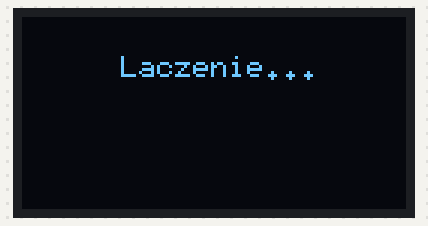
Bench run of a sketch on a simulated ESP32-C3. On the bench: 128×64 one-colour display. WiFi joins after 1.5 s; servers stay silent unless stated; the local clock reads 2024-03-15 10:24:30 at power-on unless the sketch sets it; what the sketch prints to the serial monitor is not drawn.

Above: at 0.1 s.
At 1.6 s:
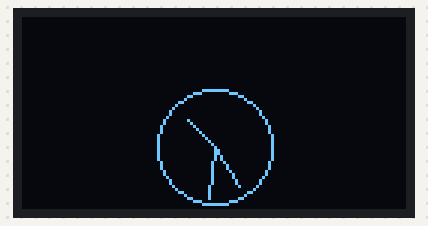
At 10.9 s:
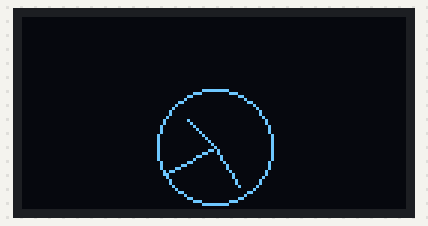
At 20.1 s:
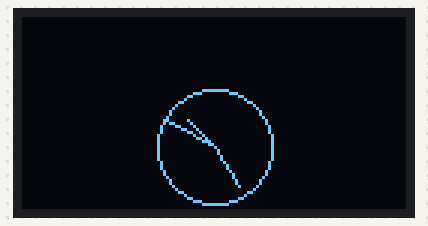
At 29.3 s:
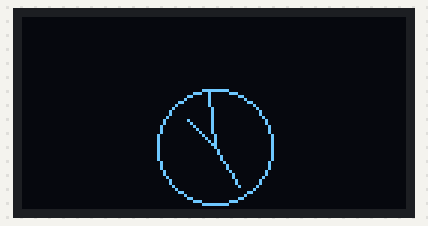
At 38.6 s:
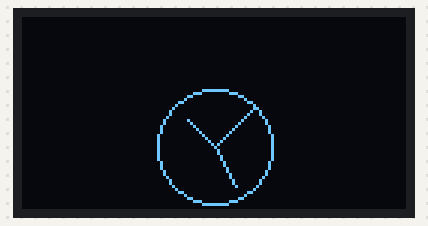

Measured:
- what the display in image 1 shows lasts 1.0 s, from 1.6 s to 2.6 s

The sketch:

zegaroled.ino
```cpp
#include <WiFi.h>
#include <WiFiUdp.h>
#include <time.h>
#include <ArduinoOTA.h>
#include <U8g2lib.h>

// OLED 0.42" – 128x64 bufora, widoczna część 72x40 px u góry
U8G2_SSD1306_128X64_NONAME_F_HW_I2C u8g2(U8G2_R0, U8X8_PIN_NONE, 6, 5);

// Wi-Fi dane
const char* ssid = "ASUS";
const char* password = "2525252525";

// NTP
const char* ntpServer = "pool.ntp.org";
const long gmtOffset_sec = 2 * 3600;  // UTC+2
const int daylightOffset_sec = 0;

// Ekran: widoczne 72x40 pikseli, offsetY=0 (górna część bufora)
const int viewWidth = 72;
const int viewHeight = 40;
const int offsetX = (128 - viewWidth) / 2;  // 28
const int offsetY = 0;                      // pokazujemy górną część bufora
const int centerX = offsetX + viewWidth / 2; // 64
const int centerY = offsetY + 43;             // przesunięcie środka zegara 47 px w dół
const int radius = 19;                         // powiększony promień tarczy (z 16 na 18)

void setupWiFiAndTime() {
  WiFi.begin(ssid, password);
  Serial.print("Laczenie z WiFi...");
  while (WiFi.status() != WL_CONNECTED) {
    delay(500);
    Serial.print(".");
  }
  Serial.println("\nPolaczono z siecia WiFi!");

  configTime(gmtOffset_sec, daylightOffset_sec, ntpServer);
  struct tm timeinfo;
  if (!getLocalTime(&timeinfo)) {
    Serial.println("Blad pobierania czasu!");
  } else {
    Serial.println("Czas z NTP zsynchronizowany.");
  }
}

void setupOTA() {
  ArduinoOTA.setHostname("ESP32C3-OLED");
  ArduinoOTA.setPassword("jacek2");

  ArduinoOTA.onStart([]() {
    u8g2.clearBuffer();
    u8g2.setFont(u8g2_font_6x10_tf);
    u8g2.drawStr(offsetX + 5, offsetY + 20, "OTA Start...");
    u8g2.sendBuffer();
  });

  ArduinoOTA.onEnd([]() {
    u8g2.clearBuffer();
    u8g2.drawStr(offsetX + 5, offsetY + 20, "OTA Done!");
    u8g2.sendBuffer();
  });

  ArduinoOTA.begin();
  Serial.println("OTA gotowe.");
}

void drawHand(float angleDeg, int length, uint8_t thickness = 1) {
  float angleRad = (angleDeg - 90) * PI / 180;
  int x = centerX + cos(angleRad) * length;
  int y = centerY + sin(angleRad) * length;
  for (int i = 0; i < thickness; i++) {
    u8g2.drawLine(centerX + i, centerY + i, x + i, y + i);
  }
}

void drawAnalogClock(struct tm* timeinfo) {
  int sec = timeinfo->tm_sec;
  int min = timeinfo->tm_min;
  int hr = timeinfo->tm_hour % 12;

  float secAngle = sec * 6;
  float minAngle = min * 6 + sec * 0.1;
  float hrAngle = hr * 30 + min * 0.5;

  // Rysujemy obwódkę tarczy
  u8g2.drawCircle(centerX, centerY, radius, U8G2_DRAW_ALL);

  // Rysujemy wskazówki
  drawHand(hrAngle, radius - 7, 2);
  drawHand(minAngle, radius - 3, 1);
  drawHand(secAngle, radius - 1, 1);
}

void setup() {
  Serial.begin(115200);
  u8g2.begin();
  u8g2.setContrast(255);

  u8g2.clearBuffer();
  u8g2.setFont(u8g2_font_6x10_tf);
  u8g2.drawStr(offsetX + 5, offsetY + 20, "Laczenie...");
  u8g2.sendBuffer();

  setupWiFiAndTime();
  setupOTA();
}

void loop() {
  ArduinoOTA.handle();

  struct tm timeinfo;
  if (getLocalTime(&timeinfo)) {
    u8g2.clearBuffer();
    drawAnalogClock(&timeinfo);
    u8g2.sendBuffer();
  }

  delay(1000);
}
```
